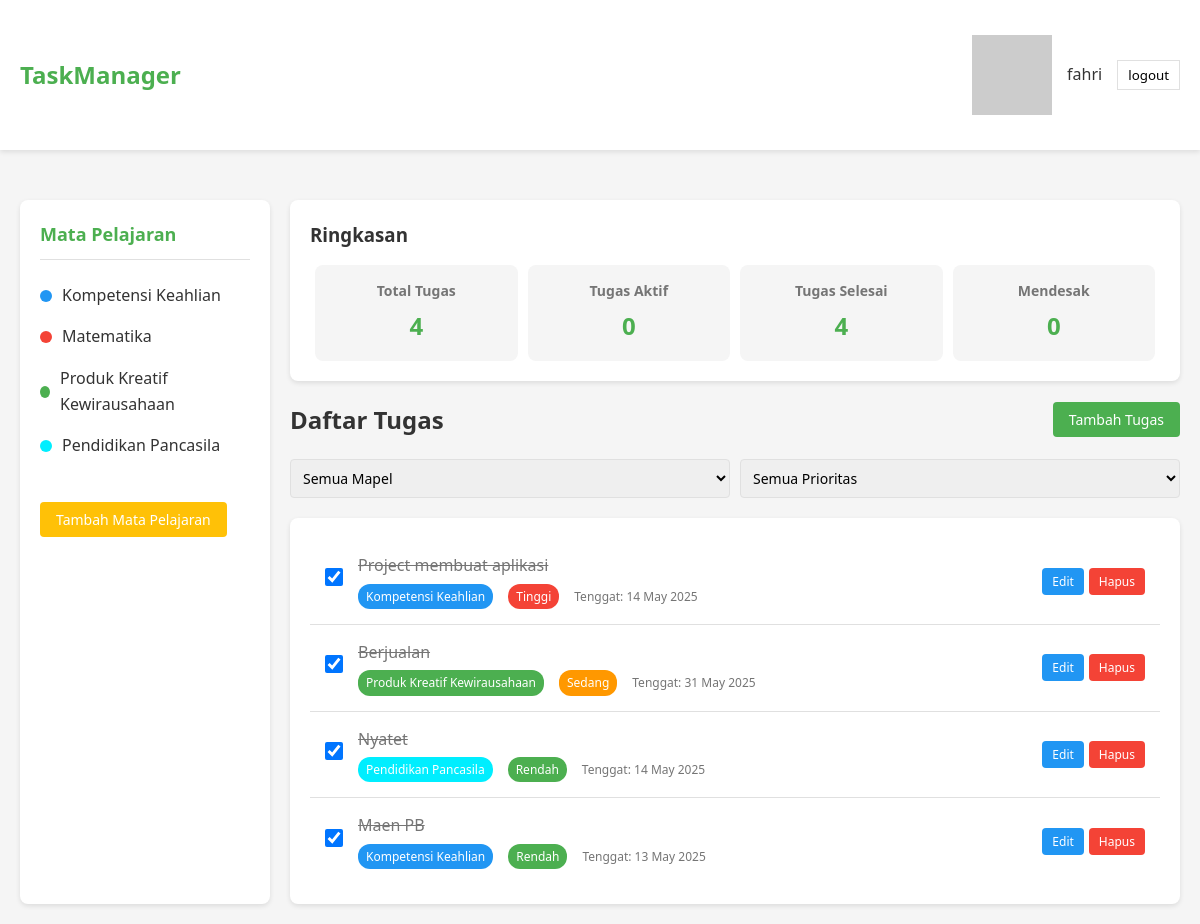
The app's page /todolist/homepage.php (signed in) with its own data.
### tables this page shows
CREATE TABLE `categories` (
  `id` int(11) NOT NULL,
  `user_id` int(11) DEFAULT NULL,
  `name` varchar(255) NOT NULL,
  `color` varchar(255) NOT NULL,
  `created_at` timestamp NOT NULL DEFAULT current_timestamp()
);

CREATE TABLE `task` (
  `id` int(11) NOT NULL,
  `title` varchar(255) NOT NULL,
  `description` text NOT NULL,
  `due_date` date NOT NULL,
  `priority` enum('rendah','sedang','tinggi') NOT NULL,
  `status` enum('belum_selasai','dalam_proses','selesai') NOT NULL,
  `category` varchar(255) NOT NULL,
  `created_at` timestamp NOT NULL DEFAULT current_timestamp(),
  `update_at` timestamp NOT NULL DEFAULT current_timestamp(),
  `user_id` int(11) NOT NULL
);

### todolist/homepage.php (the view, shortened to what this page needs)
<?php
require_once 'config.php';
function getCategories($conn, $userId) {
    $categories = array();
    $query = "SELECT * FROM categories WHERE user_id = ? OR user_id IS NULL";
    $stmt = $conn->prepare($query);
    $stmt->bind_param("i", $userId);
    $stmt->execute();
    $result = $stmt->get_result();
    while ($row = $result->fetch_assoc()) {
        $categories[] = $row;
    }
    return $categories;
}
function getTaskStatistics($conn, $userId) {
    $stats = array(
        'total' => 0,
        'active' => 0,
        'completed' => 0,
        'urgent' => 0
    );
    $query = "SELECT COUNT(*) as total FROM task WHERE user_id = ?";
    $stmt = $conn->prepare($query);
    $stmt->bind_param("i", $userId);
    $stmt->execute();
    $result = $stmt->get_result();
    $row = $result->fetch_assoc();
    $stats['total'] = $row['total'];
    $query = "SELECT COUNT(*) as active FROM task WHERE user_id = ? AND status != 'selesai'";
    $stmt = $conn->prepare($query);
    $stmt->bind_param("i", $userId);
    $stmt->execute();
    $result = $stmt->get_result();
    $row = $result->fetch_assoc();
    $stats['active'] = $row['active'];
    $query = "SELECT COUNT(*) as completed FROM task WHERE user_id = ? AND status = 'selesai'";
    $stmt = $conn->prepare($query);
    $stmt->bind_param("i", $userId);
    $stmt->execute();
    $result = $stmt->get_result();
    $row = $result->fetch_assoc();
    $stats['completed'] = $row['completed'];
    $query = "SELECT COUNT(*) as urgent FROM task WHERE user_id = ? AND priority = 'tinggi' AND status != 'selesai'";
    $stmt = $conn->prepare($query);
    $stmt->bind_param("i", $userId);
    $stmt->execute();
    $result = $stmt->get_result();
    $row = $result->fetch_assoc();
    $stats['urgent'] = $row['urgent'];
    return $stats;
}
function filterTask($conn, $userId, $category = 'all', $priority = 'all') {
    $tasks = array();
    $query = "SELECT * FROM task WHERE user_id = ?";
    $params = array($userId);
    $types = "i";
    $stmt = $conn->prepare($query);
    $stmt->bind_param($types, ...$params);
    $stmt->execute();
    $result = $stmt->get_result();
    while ($row = $result->fetch_assoc()) {
        $tasks[] = $row;
    }
    return $tasks;
}
$userId = $_SESSION['user_id'] ?? 0;
$categories = getCategories($conn, $userId);
$stats = getTaskStatistics($conn, $userId);
$categoryFilter = $_GET['category'] ?? 'all';
$priorityFilter = $_GET['priority'] ?? 'all';
$tasks = filterTask($conn, $userId, $categoryFilter, $priorityFilter);
function getCategoryColor($categoryName) {
    global $categories;
    foreach ($categories as $category) {
        if ($category['name'] == $categoryName) {
            return $category['color'];
        }
    }
    return '#4CAF50';
}
?>
<!DOCTYPE html>
<html lang="id">
<head>
    <link rel="stylesheet" href="homepage.css">
</head>
<body>
    <header>
        <div class="container">
            <nav>
                <div class="logo">TaskManager</div>
                <div class="user-info">
                    <img src="https://ui-avatars.com/api/?name=User&background=random" alt="User Avatar">
                    <span><?= htmlspecialchars($_SESSION['name'] ?? 'User'); ?></span>
                    <button onclick="window.location.href='logout.php'">logout</button>
                </div>
            </nav>
        </div>
    </header>
    <div class="container">
        <div class="main-content">
            <div class="sidebar">
                <h3>Mata Pelajaran</h3>
                <ul class="category-list" id="category-list">
                    <?php foreach ($categories as $category): ?>
                        <li class="category-item" data-category="<?= htmlspecialchars($category['name']) ?>">
                            <span class="category-color" style="background-color: <?= $category['color'] ?>;"></span>
                            <?= htmlspecialchars($category['name']) ?>
                        </li>
                    <?php endforeach; ?>
                </ul>
                <button id="add-category-btn" class="btn btn-secondary add-category">Tambah Mata Pelajaran</button>
            </div>
            <div class="content">
                <div class="summary">
                    <h3>Ringkasan</h3>
                    <div class="summary-stats">
                        <div class="stat-item">
                            <h4>Total Tugas</h4>
                            <div class="number" id="total-tasks"><?= $stats['total'] ?></div>
                        </div>
                        <div class="stat-item">
                            <h4>Tugas Aktif</h4>
                            <div class="number" id="active-tasks"><?= $stats['active'] ?></div>
                        </div>
                        <div class="stat-item">
                            <h4>Tugas Selesai</h4>
                            <div class="number" id="completed-tasks"><?= $stats['completed'] ?></div>
                        </div>
                        <div class="stat-item">
                            <h4>Mendesak</h4>
                            <div class="number" id="urgent-tasks"><?= $stats['urgent'] ?></div>
                        </div>
                    </div>
                </div>
                <div class="content-header">
                    <h2>Daftar Tugas</h2>
                    <button id="add-task-btn" class="btn">Tambah Tugas</button>
                </div>
                <form method="get" class="filter-bar">
                <select id="filter-kategori" class="form-control">
                    <option value="all">Semua Mapel</option>
                </select>
                <select id="filter-priority" class="form-control">
                    <option value="all">Semua Prioritas</option>
                </select>
                </form>
                <div class="tasks-container">
                    <ul class="task-list" id="task-list">
                        <?php if (empty($tasks)): ?>
                            <li class="task-empty">Tidak ada tugas yang ditemukan</li>
                        <?php else: ?>
                            <?php foreach ($tasks as $task): ?>
                                <?php
                                    $priorityClass = '';
                                    switch ($task['priority']) {
                                        case 'tinggi':
                                            $priorityClass = 'priority-high';
                                            break;
                                        case 'sedang':
                                            $priorityClass = 'priority-medium';
                                            break;
                                        case 'rendah':
                                            $priorityClass = 'priority-low';
                                            break;
                                    }
                                    $dueDate = date('d M Y', strtotime($task['due_date']));
                                    ?>
                                    <li class="task-item" data-task-id="<?= $task['id'] ?>">
                                        <div class="task-checkbox">
                                            <input type="checkbox"
                                                <?= $task['status'] == 'selesai' ? 'checked' : '' ?>
                                                onchange="toggleTaskStatus(<?= $task['id'] ?>, this.checked)">
                                        </div>
                                        <div class="task-content">
                                            <div class="task-title <?= $task['status'] == 'selesai' ? 'completed' : '' ?>">
                                                <?= htmlspecialchars($task['title']) ?>
                                            </div>
                                            <div class="task-details">
                                                <span class="task-category" style="background-color: <?= getCategoryColor($task['category']) ?>;">
                                                    <?= htmlspecialchars($task['category']) ?>
                                                </span>
                                                <span class="task-priority <?= $priorityClass ?>">
                                                    <?= ucfirst($task['priority']) ?>
                                                </span>
                                                <span class="task-date">Tenggat: <?= $dueDate ?></span>
                                            </div>
                                        </div>
                                    <div class="task-actions">
                                        <button class="btn btn-small btn-info edit-task"
                                                onclick="openEditTaskModal(<?= $task['id'] ?>)">Edit</button>
                                        <button class="btn btn-small btn-danger delete-task"
                                                onclick="deleteTask(<?= $task['id'] ?>)">Hapus</button>
                                    </div>
                                </li>
                            <?php endforeach; ?>
                        <?php endif; ?>
                    </ul>
                </div>
            </div>
        </div>
    </div>
</body>
</html>

### todolist/homepage.css (style rules this page uses)
:root { --primary-color: #4CAF50; --primary-dark: #388E3C; --secondary-color: #FFC107; --text-color: #333; --light-gray: #f5f5f5; --medium-gray: #e0e0e0; --dark-gray: #757575; --danger-color: #F44336; --success-color: #4CAF50; --warning-color: #FF9800; --info-color: #2196F3; }
* { margin: 0; padding: 0; box-sizing: border-box; font-family: 'Segoe UI', Tahoma, Geneva, Verdana, sans-serif; }
body { background-color: var(--light-gray); color: var(--text-color); line-height: 1.6; }
.container { max-width: 1200px; margin: 0 auto; padding: 20px; }
header { background-color: white; padding: 15px 0; box-shadow: 0 2px 5px rgba(0, 0, 0, 0.1); }
nav { display: flex; justify-content: space-between; align-items: center; }
.logo { font-size: 24px; font-weight: bold; color: var(--primary-color); }
.user-info { display: flex; align-items: center; gap: 15px; }
.user-info button { padding: 5px 10px; margin: 0; cursor: pointer; border: 1px solid var(--medium-gray); background-color: white; transition: background-color 0.2s ease; }
.main-content { display: flex; margin-top: 30px; gap: 20px; }
.sidebar { width: 250px; background-color: white; border-radius: 8px; box-shadow: 0 2px 5px rgba(0, 0, 0, 0.1); padding: 20px; }
.sidebar h3 { font-size: 18px; margin-bottom: 15px; color: var(--primary-color); border-bottom: 1px solid var(--medium-gray); padding-bottom: 10px; }
.category-list { list-style: none; margin-bottom: 20px; }
.category-item { padding: 8px 0; cursor: pointer; transition: all 0.3s; display: flex; align-items: center; }
.category-color { width: 12px; height: 12px; border-radius: 50%; margin-right: 10px; }
.btn { display: inline-block; padding: 8px 16px; background-color: var(--primary-color); color: white; border: none; border-radius: 4px; cursor: pointer; transition: background-color 0.3s; font-size: 14px; text-align: center; text-decoration: none; }
.btn-small { padding: 5px 10px; font-size: 12px; }
.btn-secondary { background-color: var(--secondary-color); }
.btn-danger { background-color: var(--danger-color); }
.btn-info { background-color: var(--info-color); }
.add-category { margin-top: 15px; }
.summary { background-color: white; border-radius: 8px; box-shadow: 0 2px 5px rgba(0, 0, 0, 0.1); padding: 20px; margin-bottom: 20px; }
.summary-stats { display: flex; justify-content: space-between; margin-top: 15px; }
.stat-item { text-align: center; padding: 15px; background-color: var(--light-gray); border-radius: 8px; flex: 1; margin: 0 5px; }
.stat-item h4 { font-size: 14px; margin-bottom: 5px; color: var(--dark-gray); }
.stat-item .number { font-size: 24px; font-weight: bold; color: var(--primary-color); }
.content { flex: 1; }
.content-header { display: flex; justify-content: space-between; align-items: center; margin-bottom: 20px; }
.filter-bar { display: flex; gap: 10px; margin-bottom: 20px; align-items: center; }
.filter-bar select, .filter-bar input { padding: 8px; border: 1px solid var(--medium-gray); border-radius: 4px; font-size: 14px; }
.tasks-container { background-color: white; border-radius: 8px; box-shadow: 0 2px 5px rgba(0, 0, 0, 0.1); padding: 20px; }
.task-list { list-style: none; }
.task-item { padding: 15px; border-bottom: 1px solid var(--medium-gray); display: flex; align-items: center; transition: background-color 0.3s; }
.task-item:last-child { border-bottom: none; }
.task-checkbox { margin-right: 15px; cursor: pointer; }
.task-checkbox input { width: 18px; height: 18px; cursor: pointer; }
.task-content { flex: 1; }
.task-title { font-weight: 500; margin-bottom: 5px; }
.task-details { font-size: 14px; color: var(--dark-gray); display: flex; align-items: center; gap: 15px; }
.task-category { display: inline-block; padding: 3px 8px; border-radius: 12px; font-size: 12px; color: white; background-color: var(--info-color); }
.task-priority { display: inline-block; padding: 3px 8px; border-radius: 12px; font-size: 12px; color: white; }
.priority-high { background-color: var(--danger-color); }
.priority-medium { background-color: var(--warning-color); }
.priority-low { background-color: var(--success-color); }
.task-date { color: var(--dark-gray); font-size: 12px; }
.task-actions { display: flex; gap: 5px; }
.form-control { width: 100%; padding: 10px; border: 1px solid var(--medium-gray); border-radius: 4px; font-size: 14px; }
.completed { text-decoration: line-through; color: var(--dark-gray); }

### records on screen
categories: name "Kompetensi Keahlian"
categories: name "Matematika"
categories: name "Produk Kreatif Kewirausahaan"
categories: name "Pendidikan Pancasila"
task: status "☑", title "Project membuat aplikasi", category "Kompetensi Keahlian", priority "Tinggi", due_date "14 May 2025"
task: status "☑", title "Berjualan", category "Produk Kreatif Kewirausahaan", priority "Sedang", due_date "31 May 2025"
task: status "☑", title "Nyatet", category "Pendidikan Pancasila", priority "Rendah", due_date "14 May 2025"
task: status "☑", title "Maen PB", category "Kompetensi Keahlian", priority "Rendah", due_date "13 May 2025"

### other values on screen
$_SESSION['name'] "fahri"
$stats['total'] "4"
$stats['active'] "0"
$stats['completed'] "4"
$stats['urgent'] "0"
